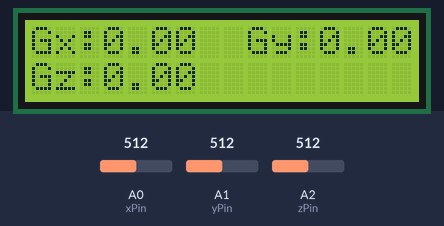
Bench run of a sketch on a simulated Arduino Uno, built with avr-gcc and run on an emulated ATmega328P. Parts: 16×2 character LCD. The test bench sets the inputs (shaded band); at power-on: A0 (xPin) = 512, A1 (yPin) = 512, A2 (zPin) = 512.

Above: at 5.2 s.
5.3 s: A0 (xPin) set to 716
At 6.6 s:
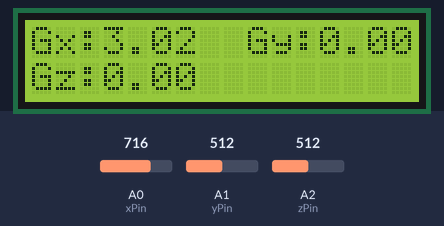
9.2 s: A1 (yPin) set to 716
At 10.7 s:
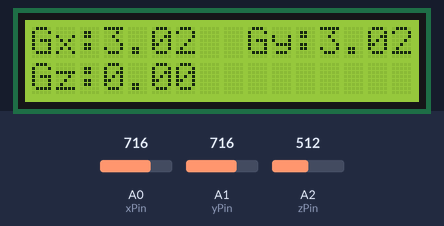
12.6 s: A2 (zPin) set to 716
At 13.7 s:
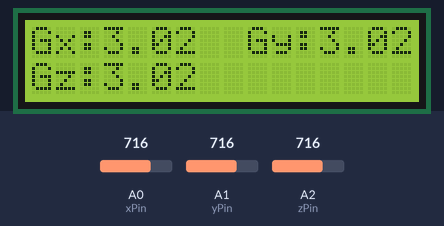
15.6 s: A0 (xPin) set to 900
At 16.7 s:
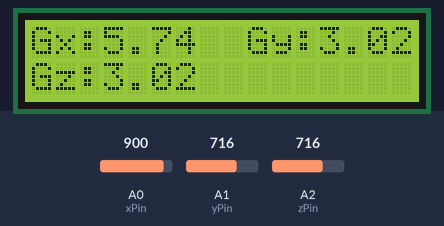
18.6 s: A1 (yPin) set to 900
At 19.7 s:
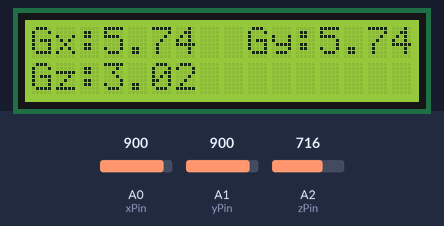
21.6 s: A2 (zPin) set to 900
At 22.8 s:
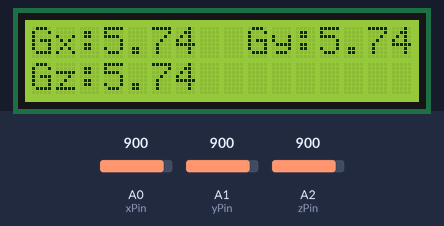
Timing chart, 0 to 24.6 s (numbered marks = the images above; inputs shaded):
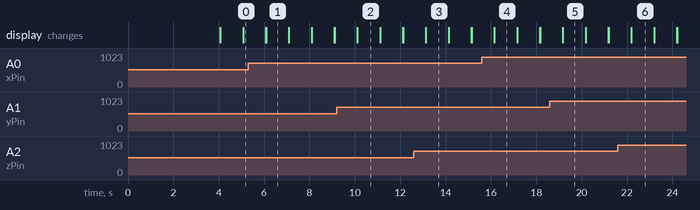

Measured:
- after the input at 5.3 s, the display: first differs from a run without the input after 0.79 s (image 1)
- after the input at 9.2 s, the display: first differs from a run without the input after 0.91 s (image 2)
- after the input at 12.6 s, the display: first differs from a run without the input after 0.53 s (image 3)
- after the input at 15.6 s, the display: first differs from a run without the input after 0.55 s (image 4)
- after the input at 18.6 s, the display: first differs from a run without the input after 0.57 s (image 5)
- after the input at 21.6 s, the display: first differs from a run without the input after 0.59 s (image 6)
- what the display in image 1 shows lasts 1.0 s, from 6.1 s to 7.1 s

The sketch:

Acclerometer_with_LCD.ino
```cpp
#include <LiquidCrystal.h>
LiquidCrystal lcd(2,3,4,5,6,7);
int Xread;
int Xrest;
int Yread;
int Yrest;
int Zread;
int Zrest;

double Gx;
double Gy;
double Gz;

int xPin = A0;
int yPin = A1;
int zPin = A2;


void setup() {
  Serial.begin(9600);
  lcd.begin(16,2);
  lcd.setCursor(2,0);
  lcd.print("Accelerometer!");
  delay(3000);
  digitalWrite(13, HIGH);
  delay(1000);
  Xrest = analogRead(xPin);
  Yrest = analogRead(yPin);
  Zrest = analogRead(zPin);
  digitalWrite(13, LOW);

  lcd.clear();

}

void loop() {
  Xread = analogRead(xPin)-Xrest;
  Yread = analogRead(yPin)-Yrest;
  Zread = analogRead(zPin)-Zrest;

  Gx = Xread/67.584;
  Gy = Yread/67.584;
  Gz = Zread/67.584;

  lcd.setCursor(0,0);
  lcd.print("Gx:");
  lcd.print(Gx);
  lcd.setCursor(9,0);
  lcd.print("Gy:");
  lcd.print(Gy);
  lcd.setCursor(0,1);
  lcd.print("Gz:");
  lcd.print(Gz);
  delay(1000);
  lcd.clear();

}
```
